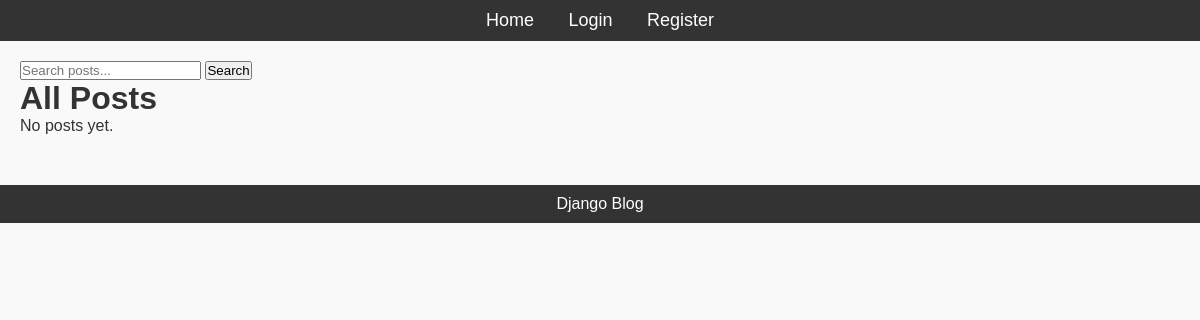
The app's page /, older data.
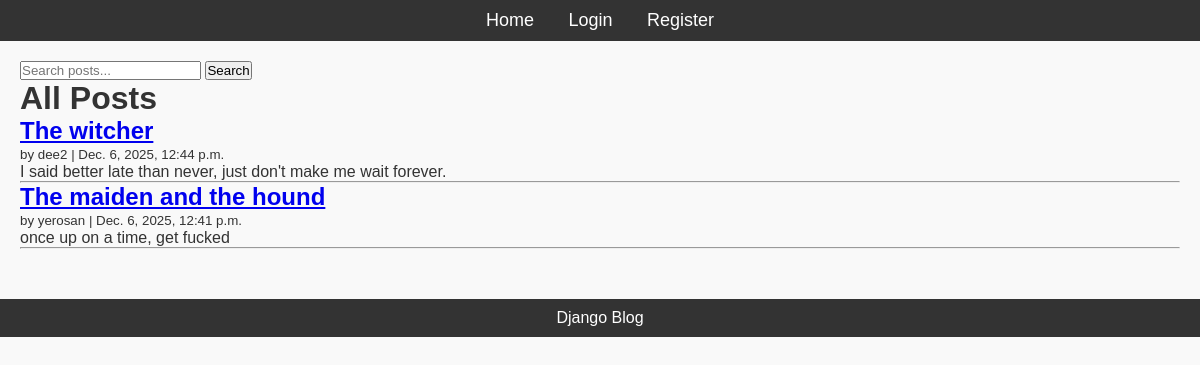
The same page, newer data.
### blog/models.py (models this page shows, shortened)
class Post(models.Model):
    title = models.CharField(max_length=200)
    content = models.TextField()
    published_date = models.DateTimeField(auto_now_add=True)
    author = models.ForeignKey(User, on_delete=models.CASCADE, related_name='posts')
    tags = TaggableManager()

### blog/views.py (the view)
# urls.py: path("", views.PostListView.as_view(), name="post-list"),
class PostListView(generic.ListView):
    model = Post
    template_name = "blog/post_list.html"
    context_object_name = "posts"
    ordering = ["-published_date"]

### blog/templates/blog/post_list.html (shortened to what this page needs)
{% load static %}
<!DOCTYPE html>
<html>
<head>
    <link rel="stylesheet" href="{% static 'css/styles.css' %}">
</head>
<body>
<header>
    <nav>
        <ul>
            <li><a href="{% url 'post-list' %}">Home</a></li>
            {% if user.is_authenticated %}
                <li><a href="{% url 'post-create' %}">New Post</a></li>
                <li><a href="{% url 'profile' %}">Profile</a></li>
                <li><a href="{% url 'logout' %}">Logout</a></li>
            {% else %}
                <li><a href="{% url 'login' %}">Login</a></li>
                <li><a href="{% url 'register' %}">Register</a></li>
            {% endif %}
        </ul>
    </nav>
</header>
<div class="content">
    <form method="GET" action="{% url 'search' %}">
        <input type="text" name="q" placeholder="Search posts..." required>
        <button type="submit">Search</button>
    </form>
    <h1>All Posts</h1>
    {% for post in posts %}
        <article>
            <h2>
                <a href="{% url 'post-detail' post.pk %}">
                    {{ post.title }}
                </a>
            </h2>
            <small>by {{ post.author.username }} | {{ post.published_date }}</small>
            <p>{{ post.content|truncatewords:20 }}</p>
        </article>
        <hr>
    {% empty %}
        <p>No posts yet.</p>
    {% endfor %}
</div>
<footer>Django Blog</footer>
</body>
</html>

### static/css/styles.css (style rules this page uses)
* { margin: 0; padding: 0; box-sizing: border-box; }
body { font-family: Arial, sans-serif; background-color: #f9f9f9; color: #333; }
header { background-color: #333; padding: 10px; text-align: center; }
header nav ul { list-style-type: none; }
header nav ul li { display: inline; margin: 0 15px; }
header nav ul li a { color: white; text-decoration: none; font-size: 18px; }
.content { margin: 20px; }
footer { text-align: center; margin-top: 50px; padding: 10px; background-color: #333; color: white; }

Row changes from the older to the newer data that the page shows:
added Post: title "The witcher", author.username "dee2", published_date "Dec. 6, 2025, 12:44 p.m.", content "I said better late than never, just don't make me wait forever."
added Post: title "The maiden and the hound", author.username "yerosan", published_date "Dec. 6, 2025, 12:41 p.m.", content "once up on a time, get fucked"
Text that changed along with them:
text no longer shown: "No posts yet."
